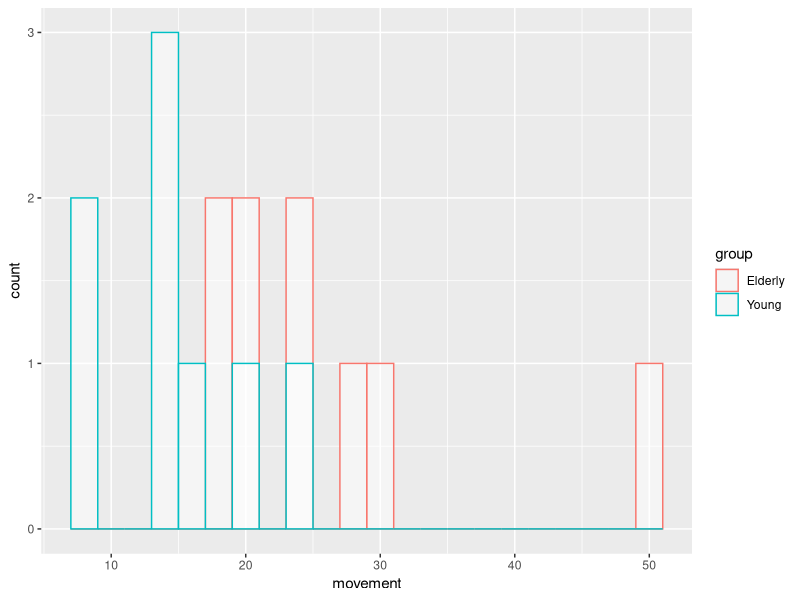
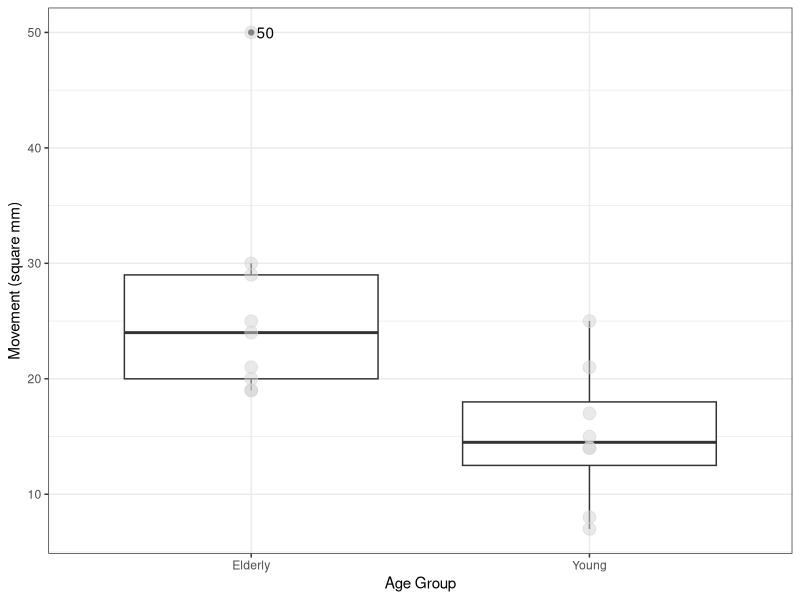
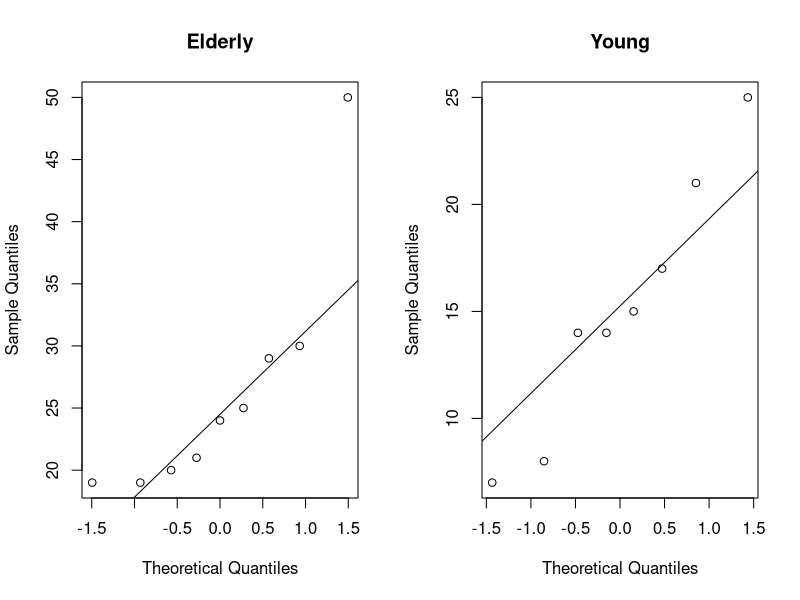
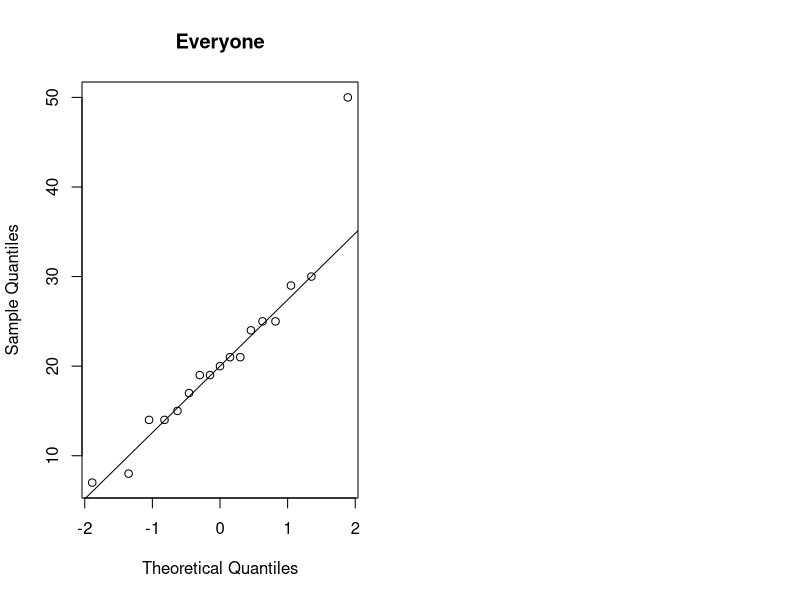

These figures' R source, in order:
## ---- chunk 1
knitr::opts_chunk$set(echo = TRUE)
## ---- chunk 2
# Clear the memory.
rm(list = ls())



# Load libraries.
library(ggplot2)
library(dplyr)
library(readr)





# Load the data set "balance.csv" and assign it to 
# an object named "balance".

balance <- read.csv('balance.csv')



## ---- chunk 3
print(summary(balance))

balance
## ---- chunk 4

young <- filter(balance, group=="Young")
young_mean = round(mean(young$movement), 3)
young_cv = round(sd(young$movement) / young_mean * 100, 3)
young_iqr = round(IQR(young$movement), 3)

old <- filter(balance, group=="Elderly")
old_mean = round(mean(old$movement), 3)
old_cv = round(sd(old$movement) / old_mean * 100, 3)
old_iqr = round(IQR(old$movement), 3)

## ---- chunk 5
library(glue)
glue('Mean movement of young people: {young_mean}, CV: {young_cv}, IQR: {young_iqr}')

glue('Mean movement of old people: {old_mean}, CV: {old_cv}, IQR: {old_iqr}')

# print('Mean movement of elder people: ' + mean(old$movement))


## ---- chunk 6

dof = nrow(young) + nrow(old) - 2
print(dof)
## ---- chunk 7
ggplot(balance, aes(x=movement, color=group)) +
  geom_histogram(fill="white", alpha=0.5, position="identity", bins = 10, binwidth = 2)


## ---- chunk 8
is_outlier <- function(x) {
  return(x < quantile(x,0.25) - 1.5 * IQR(x) |
           x > quantile(x, 0.73) + 1.5 * IQR(x))
}
balance %>%
  group_by(group) %>%
  mutate(outlier = ifelse(is_outlier(movement), movement, as.numeric(NA))) %>%
  ggplot(., aes(x = factor(group), y = movement)) +
  geom_boxplot() +
  geom_text(aes(label = outlier), na.rm = TRUE, hjust = -0.3)+
  geom_point(size = 4, colour = 'lightgrey', alpha = 0.5) +
  xlab("Age Group") +
  ylab("Movement (square mm)") +
  theme_bw()

## ---- chunk 9
# balance$outlier <- ifelse(is_outlier(balance$movement), balance$movement, as.numeric(NA))
# print(balance, n=nrow(balance))
## ---- chunk 10


# Get help on "var.test()".
 
? var.test()



# Perform the equality of variance test.

var.test(young$movement, old$movement, alternative = 'two.sided')


## ---- chunk 11
# Create various Q-Q plots of the data.


par(mfrow = c(1,2))
qqnorm(old$movement, main = 'Elderly')
qqline(old$movement)

qqnorm(young$movement, main = 'Young')
qqline(young$movement)
## ---- chunk 12
qqnorm(balance$movement, main = 'Everyone')
qqline(balance$movement)
## ---- chunk 13
?t.test()
## ---- chunk 14
Alpha_value = 0.01
Degrees_of_freedom = 15
## ---- chunk 15
Num_Estimated_Parameters <- 2

Num_Elderly <- length(which(balance$group == 'Elderly'))

Num_Young<- length(which(balance$group == 'Young'))

DOF <- Num_Elderly + Num_Young - Num_Estimated_Parameters

Num_Elderly
Num_Young
DOF
## ---- chunk 16
print(Critical_Value <- qt(1-(Alpha_value/2),Degrees_of_freedom))
## ---- chunk 17
welch_on <- t.test(old$movement, young$movement, var.equal = TRUE)
welch_off <- t.test(old$movement, young$movement, var.equal = FALSE)

welch_on
welch_off
## ---- chunk 18


